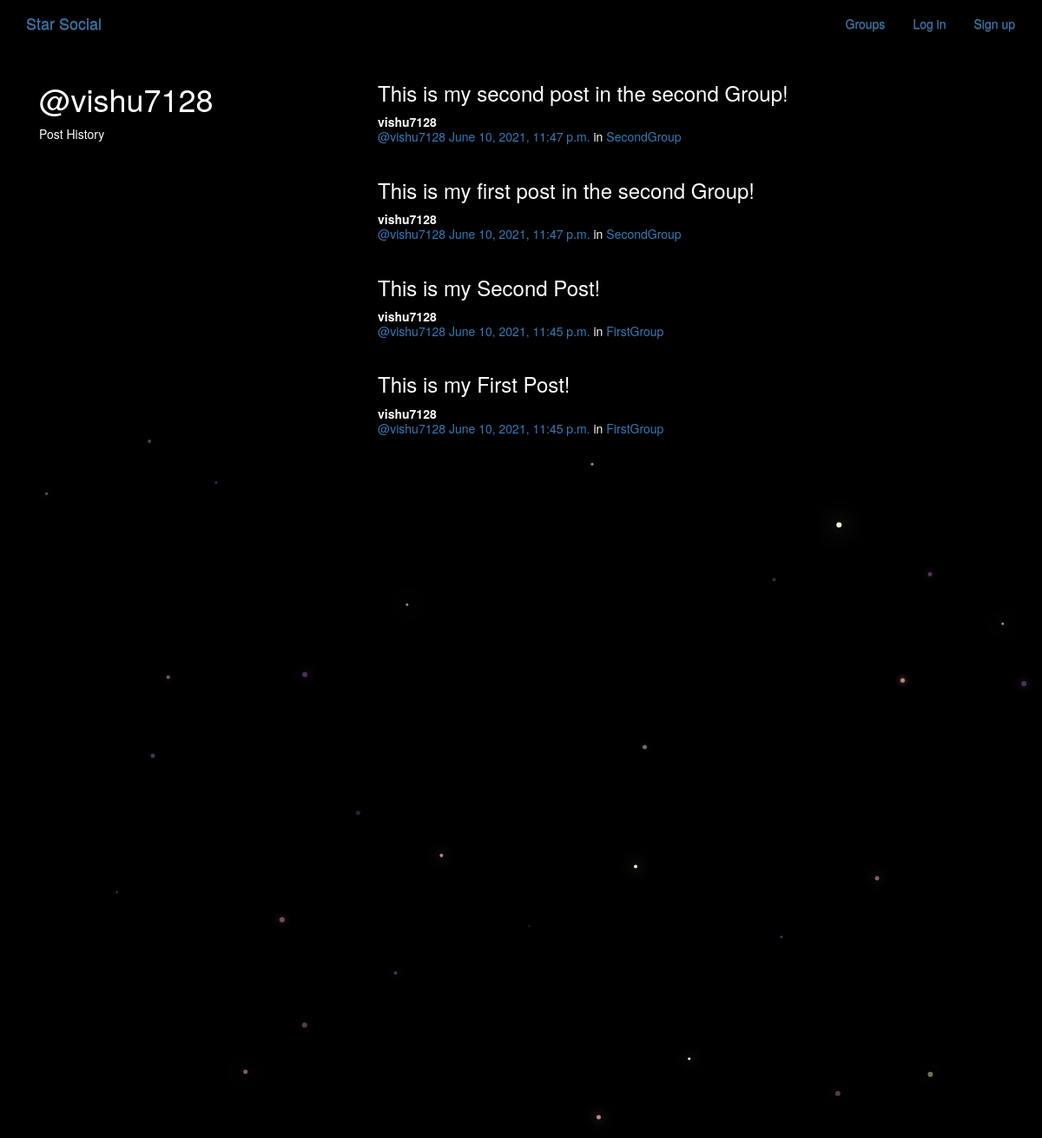
The page /posts/by/vishu7128/ on the database its author committed.
### posts/models.py (models this page shows, shortened)
class Post(models.Model):
    user = models.ForeignKey(User, related_name="posts",on_delete=models.CASCADE)
    created_at = models.DateTimeField(auto_now=True)
    message = models.TextField()
    message_html = models.TextField(editable=False)
    group = models.ForeignKey(Group, related_name="posts",null=True, blank=True,on_delete=models.CASCADE)
    class Meta:
        ordering = ["-created_at"]
        unique_together = ["user", "message"]

### groups/models.py (models this page shows, shortened)
class Group(models.Model):
    name = models.CharField(max_length=255, unique=True)
    slug = models.SlugField(allow_unicode=True, unique=True)
    description = models.TextField(blank=True, default='')
    description_html = models.TextField(editable=False, default='', blank=True)
    members = models.ManyToManyField(User,through="GroupMember")
    class Meta:
        ordering = ["name"]

### posts/views.py (the view)
# urls.py: url(r"by/(?P<username>[-\w]+)/$",views.UserPosts.as_view(),name="for_user"),
class UserPosts(generic.ListView):
    model = models.Post
    template_name = "posts/user_post_list.html"
    def get_queryset(self):
        try:
            self.post_user = User.objects.prefetch_related("posts").get(
                username__iexact=self.kwargs.get("username")
            )
        except User.DoesNotExist:
            raise Http404
        else:
            return self.post_user.posts.all()
    def get_context_data(self, **kwargs):
        context = super().get_context_data(**kwargs)
        context["post_user"] = self.post_user
        return context

### posts/templates/posts/user_post_list.html
{% extends "posts/post_base.html" %}
{% block prepost %}
<div class="col-md-4">
	<h1>@{{ post_user.username }}</h1>
	<p>Post History</p>
</div>
{% endblock %}
{% block post_content %}
<div class="col-md-8">
	{% for post in post_list %}
		{% include "posts/_post.html" %}
	{% endfor %}
</div>
{% endblock %}

### posts/templates/posts/_post.html (shortened to what this page needs)
<div class="post media">
	<h3>{{ post.message_html|safe }}</h3>
	<div class="media-body">
		<strong>{{ post.user.username }}</strong>
		<h5 class="media-heading">
			<span class="username"><a href="{% url 'posts:for_user' username=post.user.username %}">@{{ post.user.username }}</a></span>
			<time class="time"><a href="{% url 'posts:single' username=post.user.username pk=post.pk %}">{{ post.created_at }}</a></time>
			{% if post.group %}
			<span class="group-name">in <a href="#">{{ post.group.name }}</a></span>
			{% endif %}
		</h5>
	</div>
</div>

### static/simplesocial/css/master.css (style rules this page uses)
body { margin: 0; overflow: hidden; background-color: black; color:white; }

### rows shown on the page
Post: message_html "This is my second post in the second Group!", user.username "vishu7128", created_at "June 10, 2021, 11:47 p.m.", group.name "SecondGroup"
Post: message_html "This is my first post in the second Group!", user.username "vishu7128", created_at "June 10, 2021, 11:47 p.m.", group.name "SecondGroup"
Post: message_html "This is my Second Post!", user.username "vishu7128", created_at "June 10, 2021, 11:45 p.m.", group.name "FirstGroup"
Post: message_html "This is my First Post!", user.username "vishu7128", created_at "June 10, 2021, 11:45 p.m.", group.name "FirstGroup"

### other values the page prints
{{ post_user.username }} "vishu7128"
